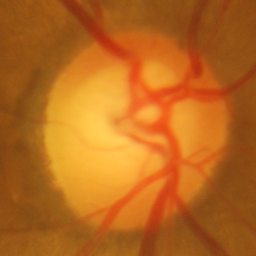
#> input picture ndrishtiGS_085.png, 256 x 256 px, shrunk from 512 x 512 before the run
$ python SVG_SLIC.py
#> lines starting #> are read from the running program, lines starting #| are printed output that depends on the picture
# -*- coding: UTF-8 -*-
# @Author  : XUZHIHAO
# @Time    : 2024/9/17 15:04
# @File    : SVG_SLIC.py
# @Function: 通过平均池化求取超像素中心，在去寻找子区域

import numpy as np
from PIL import Image
import matplotlib.pyplot as plt
import math
from skimage import color, data
#计算颜色距离
def color_dis(x1,x2):
    return int((x1[0]-x2[0])**2+(x1[1]-x2[1])**2+(x1[2]-x2[2])**2)
#计算空间距离
def space_dis(y1,y2):
    return int((y1[0]-y2[0])**2+(y1[1]-y2[1])**2)


def avg_slic_center_points(image_numpy,kernel_size):
    """
    :param image_numpy: 输入图像
    :param kernel_size: 核大小
    :return: 聚类中心参数
    """
    h,w,c= image_numpy.shape
    center_points = []  # 超像素点
    for i in range(0,h,kernel_size):
        for j in range(0,w,kernel_size):
            # 对每个颜色通道分别进行求和并取平均值
            R = image_numpy[i:i + kernel_size, j:j + kernel_size, 0].mean()
            G = image_numpy[i:i + kernel_size, j:j + kernel_size, 1].mean()
            B = image_numpy[i:i + kernel_size, j:j + kernel_size, 2].mean()
            center_points.append([i+1+kernel_size//2,j+1+kernel_size//2,R,G,B])
    return center_points
def slic_find_point(image_numpy,center_points,kernel_size,control_rate):
    """
    :param image_numpy: 输入图像
    :param center_points: 聚类中心
    :param kernel_size: 核大小
    :param control_rate: 空间控制因子
    :return: 分割标签图
    """
    h,w,c= image_numpy.shape
    s = int(np.sqrt(h * w / (h * w//kernel_size^2)))
    distances_map = np.full((h, w), np.inf)  # 存储到超像素点距离
    labels = np.ones((h, w), dtype=np.int32)  # 存储标签
    for k in range(len(center_points)):
        ci, cj, cr, cg, cb = center_points[k]
        center_temp_data_DIS = [ci, cj]
        center_temp_data_RGB = [cr, cg, cb]
        for di in range(-kernel_size, kernel_size):
            for dj in range(-kernel_size, kernel_size):
                ni = int(ci + di)
                nj = int(cj + dj)
                # 确保像素位置合法
                if ni < 0 or ni >= h or nj < 0 or nj >= w:
                    # print(f"坐标非法在({ni},{nj})")
                    continue
                other_temp_data_RGB = [image_numpy[ni, cj, 0], image_numpy[ni, nj, 1], image_numpy[ni, nj, 2]]
                other_temp_data_DIS = [ni, nj]
                Dc = color_dis(center_temp_data_RGB, other_temp_data_RGB)
                Ds = space_dis(center_temp_data_DIS, other_temp_data_DIS)
                D = np.sqrt(Dc + Ds / s * control_rate)
                # 更新距离地图 以及标签
                if D < distances_map[ni, nj]:
                    distances_map[ni, nj] = D
                    labels[ni, nj] = k
    return labels
def show_slic_image(image_np,labels_slic):
    boundaries = np.zeros_like(image_np)
    boundaries = image_np
    h, w = labels_slic.shape
    for i in range(5, h - 5):
        for j in range(5, w - 5):
            if labels_slic[i, j] != labels_slic[i, j + 1] and labels_slic[i, j] == labels_slic[i, j - 5] \
                or labels_slic[i, j] != labels_slic[i + 1, j] and labels_slic[i, j] == labels_slic[i - 5, j]:
                boundaries[i, j] = [255, 255, 0]  # 用红色标记边界
                boundaries[i, j + 1] = [255, 255, 0]  # 用红色标记边界
                # boundaries[i, j - 1] = [255, 255, 255]  # 用红色标记边界
            else:
                pass
    plt.imsave('boundaries.png', boundaries)
    plt.imshow(boundaries)
    plt.axis('off')
    plt.show()


image  = Image.open('ndrishtiGS_085.png').convert('RGB')
#> image is the input picture: PIL image 256x256 RGB; mean R, G, B 182.6, 104.1, 30.4
image = color.rgb2lab(image)
#> image: shape (256, 256, 3) float64; mean of channels 0, 1, 2 51.8, 26.1, 51.5
kernel_num = 32
image_np = np.array(image)
r,g,b = image_np[0,0]
#> r = 39.47; g = 22.37; b = 42.77
print(image_np.shape)
#| (256, 256, 3)
center_points = avg_slic_center_points(image_np,kernel_num)
#> after the loop in avg_slic_center_points, `for i in range(0,h,kernel_size):`: center_points = 64 items, first 6: [17, 17, 41.25, 23.25, 44.48], [17, 49, 43.7, 24.36, 46.5], [17, 81, 38.32, 30.7, 42.17], [17, 113, 44.08, 27.09, 46.59], [17, 145, 43.88, 23.1, 45.58], [17, 177, 39.56, 23.44, 42.21]
print(len(center_points))
#| 64
labels = slic_find_point(image_np,center_points,kernel_num,0.5)
#> the loop in slic_find_point, `for k in range(len(center_points)):` made 64 passes
#> (ci, cj, cr, cg, cb) on passes 1 to 12: (17, 17, 41.25, 23.25, 44.48), (17, 49, 43.7, 24.36, 46.5), (17, 81, 38.32, 30.7, 42.17), (17, 113, 44.08, 27.09, 46.59), (17, 145, 43.88, 23.1, 45.58), (17, 177, 39.56, 23.44, 42.21), (17, 209, 37.62, 26.17, 40.95), (17, 241, 39.17, 24.62, 42.52), (49, 17, 40.95, 23.44, 44.39), (49, 49, 42.21, 22.3, 44.85), (49, 81, 49.06, 26.84, 50.24), (49, 113, 50.55, 42.21, 54.02)
#> after the loop in slic_find_point, `for k in range(len(center_points)):`:
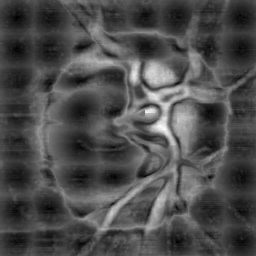
#> distances_map: shape (256, 256) float64; min 0, max 22.97, mean 6.9; drawn with min black and max white
#> after the loop in slic_find_point, `for k in range(len(center_points)):`:
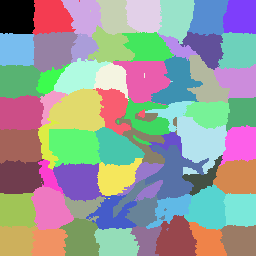
#> labels: shape (256, 256) int32; 64 distinct labels, from 0 to 63; one colour per label, 0 black
image_np = color.lab2rgb(image_np)
image_np = (image_np * 255).astype(np.uint8)
show_slic_image(image_np,labels)
#> after the loop in show_slic_image, `for i in range(5, h - 5):`:
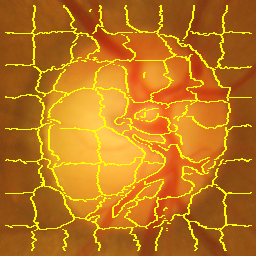
#> boundaries: shape (256, 256, 3); mean R, G, B 188.4, 118.1, 26.7
